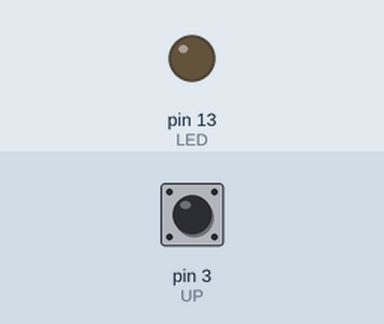
Bench run of a sketch on a simulated Arduino Uno, built with avr-gcc and run on an emulated ATmega328P. Shown: output pins drawn as LEDs (lit = HIGH). The test bench sets the inputs (shaded band); at power-on: pin 3 (UP) LOW.

Above: at 1.2 s.
1.3 s: pin 3 (UP) pulled HIGH for 0.15 s
At 1.37 s:
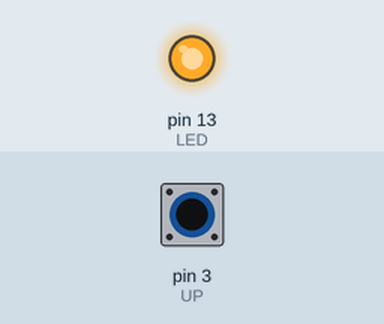
2.9 s: pin 3 (UP) pulled HIGH for 3.2 s
At 6.7 s:
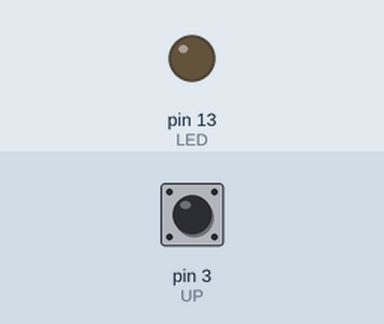
Timing chart, 0 to 8.2 s (numbered marks = the images above; inputs shaded):
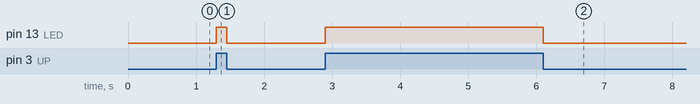

The sketch:

Test_Taster.ino
```cpp
#include <Wire.h>

int UP = 3;
int SELECT = 4;
int DOWN = 5;
int taster = 0;
const int LED = 13;

void setup() {
pinMode(UP, INPUT);
pinMode(LED, OUTPUT);


}

void loop() {

taster = digitalRead(UP);
if (taster == HIGH){
  digitalWrite(LED, HIGH);
}
else {
  digitalWrite(LED, LOW);

}
}
```

Measured:
- after the input at 1.3 s, pin 13 (LED): LOW → HIGH at once, → LOW 0.15 s later
- after the input at 2.9 s, pin 13 (LED): LOW → HIGH at once, → LOW 3.2 s later
